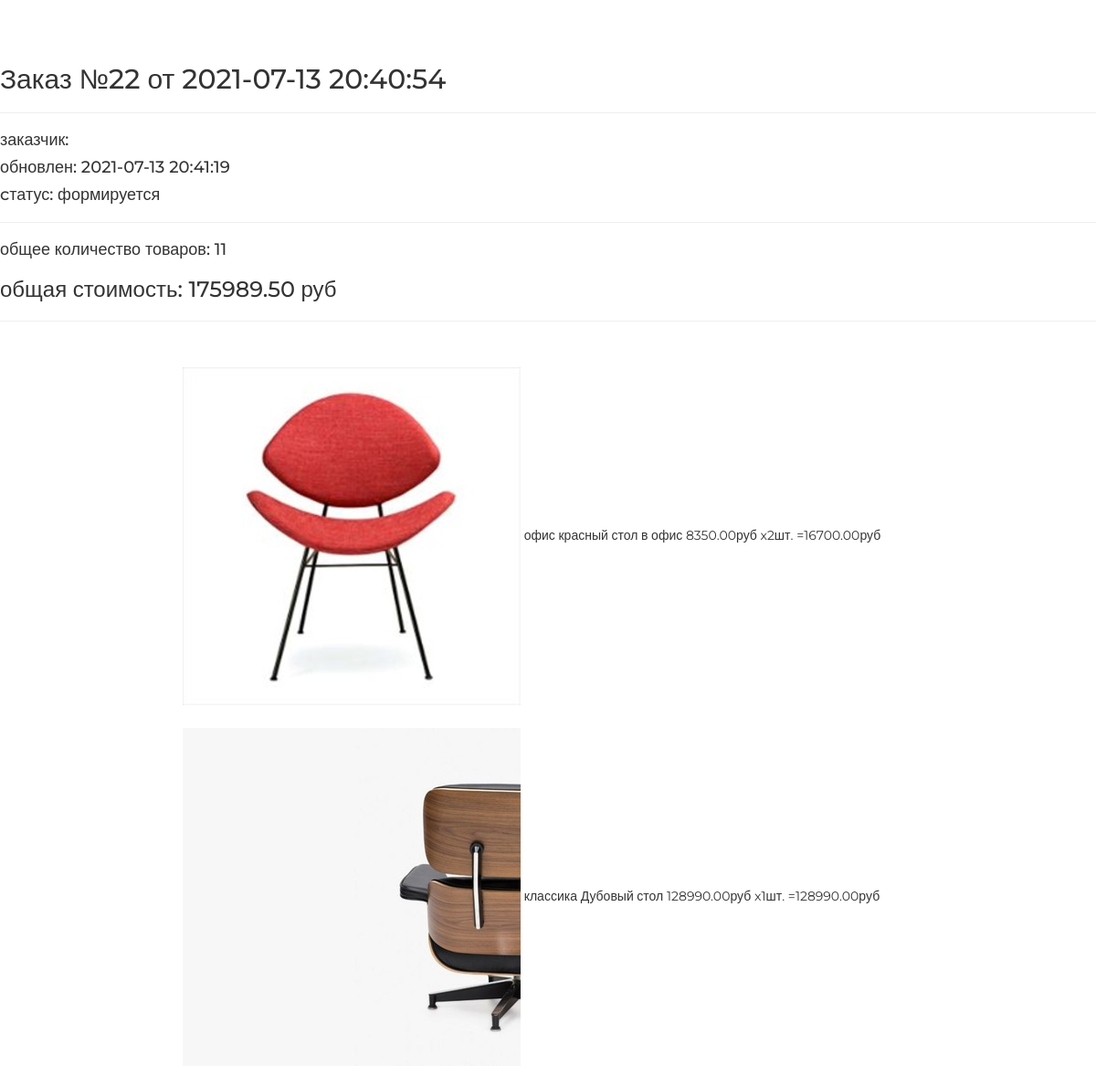
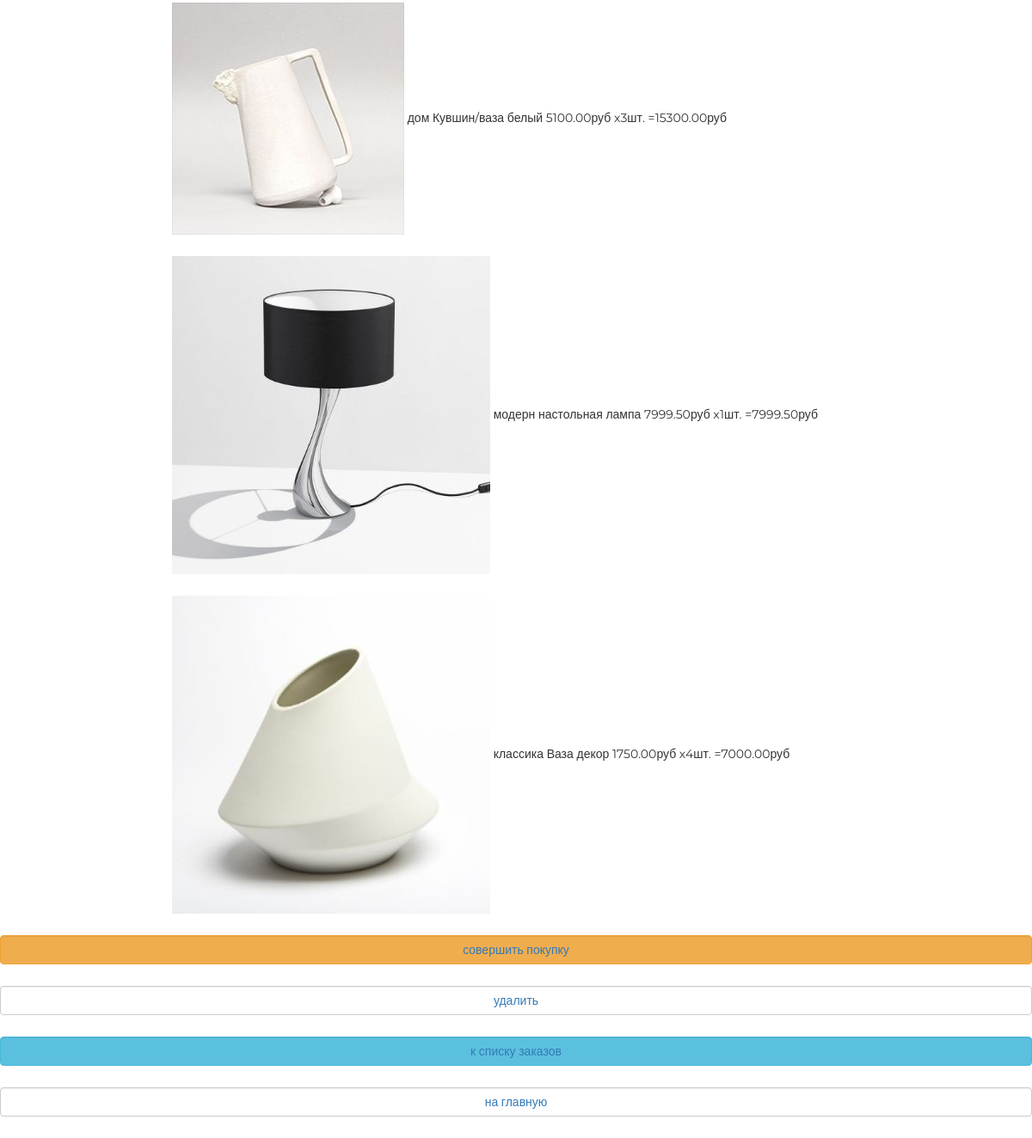
The app's page /orders/read/22/ with its own data (2 pictures, top to bottom).
### ordersapp/models.py (models this page shows, shortened)
class Order(models.Model):
    FORMING = 'FM'
    SENT_TO_PROCEED = 'STP'
    PROCEEDED = 'PRD'
    PAID = 'PD'
    READY = 'RDY'
    CANCEL = 'CNC'
    STATUS_CHOICES = (
        (FORMING, 'формируется'),
        (SENT_TO_PROCEED, 'отправлен в обработку'),
        (PAID, 'оплачен'),
        (PROCEEDED, 'обрабатывается'),
        (READY, 'готов к выдаче'),
        (CANCEL, 'отменен'),
    )
    user = models.ForeignKey(get_user_model(), on_delete=models.CASCADE, related_name='orders')
    created = models.DateTimeField(verbose_name='создан', auto_now_add=True)
    updated = models.DateTimeField(verbose_name='обновлен', auto_now=True)
    status = models.CharField(verbose_name='статус',
                              max_length=3,
                              choices=STATUS_CHOICES,
                              default=FORMING)
    is_active = models.BooleanField(verbose_name='активен', default=True)
    class Meta:
        ordering = ('-created',)
        verbose_name = 'заказ'
        verbose_name_plural = 'заказы'
    @property
    def total_quantity(self):
        return sum(map(lambda x: x.quantity, self.items.all()))
    def get_total_cost(self):
        return sum(map(lambda x: x.product_cost, self.items.all()))

class OrderItem(models.Model):
    order = models.ForeignKey(Order,
                              on_delete=models.CASCADE,
                              related_name='items')
    product = models.ForeignKey(Product,
                                verbose_name='продукт',
                                on_delete=models.CASCADE)
    quantity = models.PositiveSmallIntegerField(verbose_name='количество',
                                           default=0)
    @property
    def product_cost(self):
        return self.product.price * self.quantity

### mainapp/models.py (models this page shows, shortened)
class Product(models.Model):
    category = models.ForeignKey(ProductCategory, on_delete=models.CASCADE,)
    name = models.CharField('имя', max_length=128,)
    image = models.ImageField(upload_to='product_img', blank=True,)
    short_desc = models.CharField(
        'краткое описание',
        max_length=256,
        blank=True,
    )
    description = models.CharField(
        'описание',
        max_length=500,
        blank=True,
    )
    price = models.DecimalField(
        'цена продукта',
        max_digits=8,
        decimal_places=2,
        default=0,
    )
    quantity = models.PositiveIntegerField('количество товара на складе', default=0,)
    is_active = models.BooleanField('активность', default=True)
    class Meta:
        verbose_name = 'продукт'
        verbose_name_plural = 'продукты'
        ordering = ['price']

class ProductCategory(models.Model):
    name = models.CharField(
        'имя',
        max_length=64,
        unique=True,
    )
    description = models.TextField(
        'описание',
        blank=True,
    )
    created = models.DateTimeField(auto_now_add=True)
    updated = models.DateTimeField(auto_now=True)
    is_active = models.BooleanField('активность', default=True)
    class Meta:
        verbose_name = 'категория продукта'
        verbose_name_plural = 'категории продукта'
        ordering = ['name']

### ordersapp/views.py (the view)
# urls.py: path('read/<pk>/', ordersapp.OrderRead.as_view(), name='read'),
class OrderRead(PageTitleMixin, DetailView):
    model = Order
    page_title = 'просмотр заказа'

### mainapp/context_processors.py (called while the page is built)
def categories(request):
    return {
        'categories': ProductCategory.objects.all()
    }

### mainapp/templatetags/my_tags.py (called while the page is built)
def media_folder_products(string):
    if not string:
        string = 'products_img/default.jpg'
    return f'{settings.MEDIA_URL}{string}'

### ordersapp/views.py (called while the page is built)
    def get_context_data(self, **kwargs):
        context = super().get_context_data(**kwargs)
        context[self.page_title_key] = self.page_title
        return context

### ordersapp/templates/ordersapp/order_detail.html
{% extends 'ordersapp/base.html' %}
{% load static %}
{% load my_tags %}
{% block container %}
   {% include 'ordersapp/includes/inc_order_summary.html' %}
   <div class="basket_list">
       {% for item in object.items.all %}
           <div class="basket_record">
               <img src="{{ item.product.image|media_folder_products }}" alt="{{ item.product.short_desc }}">
               <span class="category_name">{{ item.product.category.name }}</span>
               <span class="product_name">{{ item.product.name }}</span>
               <span class="product_price">{{ item.product.price }}руб</span>
               <span class="product_quantity">x{{ item.quantity }}шт.</span>
               <span class="product_cost">={{ item.product_cost }}руб</span>
           </div>
       {% endfor %}
   </div>
   {% include 'ordersapp/includes/inc_order_actions.html' %}
{% endblock %}

### ordersapp/templates/ordersapp/includes/inc_order_summary.html (shortened to what this page needs)
{% if object %}
   <div class="h2">Заказ №{{ object.pk }} от {{ object.created|date:"Y-m-d H:i:s" }}</div>
   <hr>
   <div class="h4">заказчик: {{ user.last_name|capfirst }} {{ user.first_name|capfirst }} </div>
   <div class="h4">обновлен: {{ object.updated|date:"Y-m-d H:i:s" }}</div>
   <div class="h4">cтатус: {{ object.get_status_display }}</div>
   <hr>
   <div class="h4">
       общее количество товаров: <span class="order_total_quantity">{{ object.total_quantity }}</span>
   </div>
   <div class="h3">
       общая стоимость: <span class="order_total_cost">{{ object.get_total_cost }}</span> руб
   </div>
{% endif %}
<hr>

### geekshop/static/style.css (style rules this page uses)
* { margin: 0; padding: 0; }
body { font-family: 'Montserrat', sans-serif; }
html, body { height: 100%; }
.basket_list { margin: 50px 0 0 200px; display: block; }
.basket_record { display: block; margin-bottom: 25px; }

### records on screen
Order: pk "22", created "2021-07-13 20:40:54", updated "2021-07-13 20:41:19", status "формируется", total_quantity "11", get_total_cost "175989.50"
OrderItem: product.image|media_folder_products (picture), product.category.name "офис", product.name "красный стол в офис", product.price "8350.00", quantity "2", product_cost "16700.00"
OrderItem: product.image|media_folder_products (picture), product.category.name "классика", product.name "Дубовый стол", product.price "128990.00", quantity "1", product_cost "128990.00"
OrderItem: product.image|media_folder_products (picture), product.category.name "дом", product.name "Кувшин/ваза белый", product.price "5100.00", quantity "3", product_cost "15300.00"
OrderItem: product.image|media_folder_products (picture), product.category.name "модерн", product.name "настольная лампа", product.price "7999.50", quantity "1", product_cost "7999.50"
OrderItem: product.image|media_folder_products (picture), product.category.name "классика", product.name "Ваза декор", product.price "1750.00", quantity "4", product_cost "7000.00"
